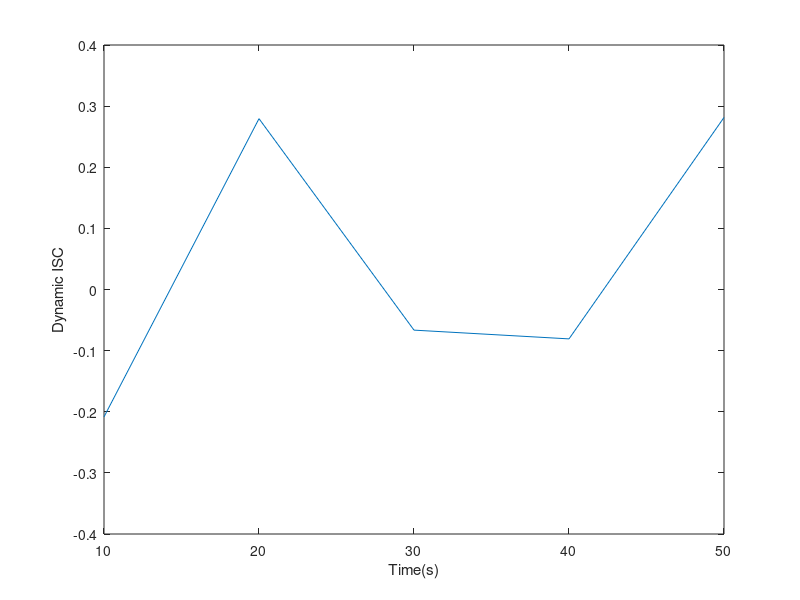

The MATLAB script that drew this image: (Note: this script raises an error after producing the figure.)
%% Code info
% Week 6 Lab
% Author: JIN KE
% Motivation and Cognition Neuroscience Lab
% MA Program in Social Sciences (MAPSS)
% University of Chicago
% Email: jinke@uchicago.edu 
% Mobile: (312)-998-5025

%% Generate toy fMRI and behavioral data
n = 20;
r = 5;
t = 50;
s = 2;
data = rand([n,r,t,s]);
behavior = rand([n,n]);
%% Calculate three types of ISC: temporal, dynamic, and spatial

%% Temporal ISC

% pairwise ISC
pairwise_temporal_ISC = zeros([n,n,r]);
mean_series_session = mean(data,4);

for i=1:n
    for j=1:n
        for k=1:r
            
            pairwise_temporal_ISC(i,j,k)= corr(squeeze(mean_series_session(i,k,:)),squeeze(mean_series_session(j,k,:)));
        
        end
    end
end

% leave one out ISC

loo_temporal_ISC =zeros([n,r]);
for i=1:n
    for k=1:r

        mean_series_used  = mean_series_session;
        mean_series_used(i,:,:)=[]; 
        
        loo_temporal_ISC(i,k)= corr(squeeze(mean_series_session(i,k,:)),squeeze(mean(mean_series_used(:,k,:))));
    
    end
end

%% (2) Dynamic ISC

winsize = 10;
step = 10;

loo_dynamic_ISC = zeros([n,r,(t-winsize)/step+1]);

for i=1:n
    for k=1:r
        for win = 1:(t-winsize)/step+1

        mean_series_used = mean_series_session;
        mean_series_used(i,:,:)=[]; 

        loo_dynamic_ISC(i,k,win)= corr(squeeze(mean_series_session(i,k,(win-1)*winsize+1:win*winsize)),squeeze(mean(mean_series_used(:,k,(win-1)*winsize+1:win*winsize))));
        
        end
    end
end

figure
plot(10:10:50,squeeze(loo_dynamic_ISC(1,1,:)))
xlabel('Time(s)')
ylabel('Dynamic ISC')

%% (3) Spatial ISC

loo_spatial_ISC = zeros([n,1]);

for i=1:n

        mean_series_used  = mean_series_session;
        mean_series_used(i,:,:)=[];

        loo_spatial_ISC(i)= corr(mean(mean_series_session(i,:,:),3)',mean(mean(mean_series_used(:,:,:),3))') ;

end

%% Intra-subject correlation

intrasubject_temporal_ISC = zeros([n,r]);
for i=1:n
    for j=1:r

        intrasubject_temporal_ISC(i,j)= corr(squeeze(data(i,j,:,1)), squeeze(data(i,j,:,2))) ;
    
    end
end
%% Inter-subject functional connectivity
% leave one out ISC

loo_ISFC =zeros([n,r,r]);

for i=1:n
    for j=1:r
        for k=1:r

            mean_series_used  = mean_series_session;
            mean_series_used(i,:,:)=[];

            loo_ISFC(i,j,k)= corr(squeeze(mean_series_session(i,j,:)),squeeze(mean(mean_series_used(:,k,:))));
        
        end
    end
end
%% Inter-subject similarity to behavior

behavioral_similarity = zeros([n,n]);

for i=1:n
    for j=1:n
        
        behavioral_similarity(i,j) = sum(behavior(i,:)-behavior(j,:).^2);
    
    end
end

roi_similarity = zeros(r,1);
pvalue = zeros(r,1);

for i=1:r

    [roi_similarity(i),pvalue(i)]=corr(reshape_matrix(behavioral_similarity),reshape_matrix(squeeze(pairwise_temporal_ISC(:,:,i))));

end

%% Answer to the final question:
% The p values I generated are 0.060, 0.739, 0.665, 0.231, 0.054, which
% suggests that ISC is not significantly driven by behavioral similarity.

% I ran the code for the second time, and this time the p values it
% generates are 0.823, 0.755, 0.676, 0.644, 0.017

% Though one of them is lower than .05 which means significant given 0.05
% criterion, the other four is still not significant, so I feel comfortable
% concluding that ISC is not significantly driven by behavioral similarity.
%% define the reshape_matrix function

function [output_vector] = reshape_matrix(square_matrix)
    shape_square = ones(size(square_matrix,1));
    lower_half_mask = tril(shape_square,-1);
    square_vector = square_matrix(:);
    output_vector  = square_vector(lower_half_mask(:)>0);
end